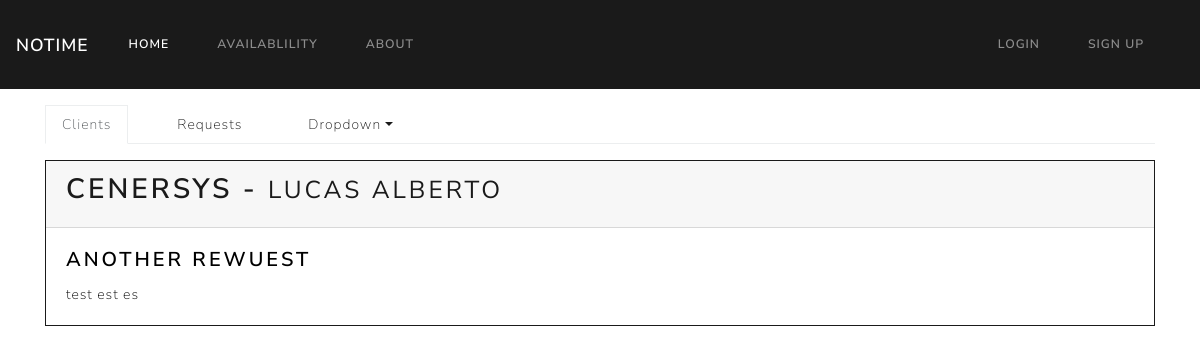
The app's page /request/8 with its own data.
### fulcrumportal/models.py (models this page shows, shortened)
class Requests(db.Model):
    id = db.Column(db.Integer, primary_key=True)
    user_fullname = db.Column(db.String(40), nullable=False)
    user_business = db.Column(db.String(80), db.ForeignKey('user.business_name'), nullable=False)
    date_posted = db.Column(db.DateTime, nullable=False, default=datetime.utcnow)
    request_title = db.Column(db.String(30), nullable=False, default='Request')
    request_body = db.Column(db.Text, nullable=False)

### fulcrumportal/routes.py (the view)
@app.route("/request/<int:request_id>")
def requests(request_id):
    request2 = Requests.query.get_or_404(request_id)
    return render_template('request.html', title=request2.request_title, request=request2)

### fulcrumportal/templates/request.html (shortened to what this page needs)
{% extends "main.html" %}
{% block content %}
    <div class="container pt-3">
        <div class="card border-primary mb-3" style="color: #000;">
          <div class="card-header"><h2 class="">{{ request.user_business }} - <small>{{ request.user_fullname }}</small></h2></div>
          <div class="card-body">
            <h4 class="card-title">{{ request.request_title }}</h4>
            <p class="card-text">{{ request.request_body }}</p>
          </div>
        </div>
    </div>
{% endblock content %}

### records on screen
Requests: user_business "CENERSYS", user_fullname "LUCAS ALBERTO", request_title "ANOTHER REWUEST", request_body "test est es"
